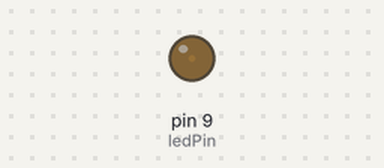
Recording of a sketch running on a simulated Arduino Uno, built with avr-gcc and run on an emulated ATmega328P. Shown: output pins drawn as LEDs (lit = HIGH).

Above: at 0.05 s.
At 0.95 s:
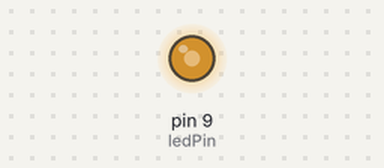
At 1.4 s:
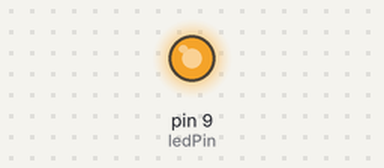
At 2.75 s:
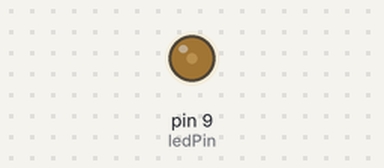
Timing chart, 0 to 7.0 s (numbered marks = the images above):
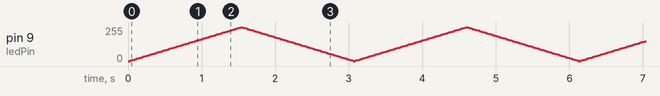

The sketch:

fade.ino
```cpp
// Fade: PWM on pin 9 ramps an LED up and down with analogWrite().
const int ledPin = 9;
int brightness = 0;
int step = 5;

void setup() {
  pinMode(ledPin, OUTPUT);
}

void loop() {
  analogWrite(ledPin, brightness);
  brightness += step;
  if (brightness <= 0 || brightness >= 255) step = -step;
  delay(30);
}
```
